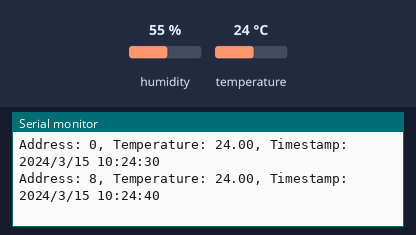
A sketch run on a simulated Arduino Uno, built with avr-gcc and run on an emulated ATmega328P. Shown: the last lines printed to the serial monitor. Wiring (inferred from the names in the program): 24Cxx EEPROM at I2C address 0x50. The inputs (shaded band) are chosen by the test bench; at power-on: temperature 24 °C, humidity 55 %. The local clock reads 2024-03-15 10:24:30 at power-on unless the sketch sets it; EEPROM starts erased.

Above: at 10.8 s.
10.9 s: temperature set to 12 °C
At 20.7 s:
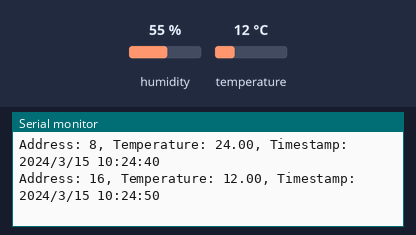
20.9 s: temperature set to 19 °C
At 31.4 s:
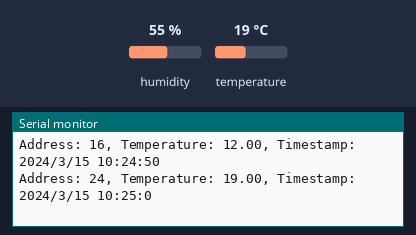
Timing chart, 0 to 32.9 s (numbered marks = the images above; inputs shaded):
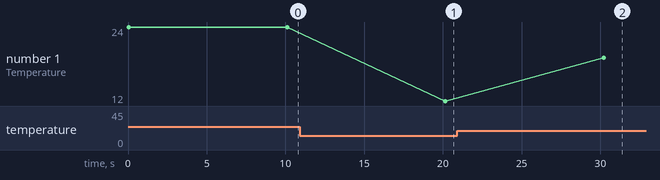

Measured:
- after the input at 10.9 s, the serial monitor: prints a new line after 9.3 s (image 1)
- after the input at 20.9 s, the serial monitor: prints a new line after 9.3 s (image 2)
- plotted number 1: 24 → 12 after the input at 10.9 s, 12 → 19 after the input at 20.9 s

The sketch:

combine_date_temp.ino
```cpp
#include <Wire.h>
#include <Adafruit_Sensor.h>
#include <DHT.h>
#include <RTClib.h>

#define EEPROM_ADDRESS 0x50
#define DHT_PIN 2
#define DHT_TYPE DHT22 // Change this to DHT11, DHT21, or DHT22 depending on your sensor

DHT dht(DHT_PIN, DHT_TYPE);
RTC_DS3231 rtc;

struct TemperatureReading {
  int address;
  float temperature;
  DateTime timestamp;
};

int numReadings = 0; // Track the number of readings

void setup() {
  Serial.begin(9600);
  Wire.begin();
  dht.begin();

  if (!rtc.begin()) {
    Serial.println("Couldn't find RTC");
    while (1);
  }

  while (!Serial) {
    // Wait for the serial monitor to open
  }
}

void writeTemperatureToEEPROM(int address, float temperature, DateTime timestamp) {
  byte* p = (byte*)(void*)&temperature;
  for (int i = 0; i < sizeof(temperature); i++) {
    Wire.beginTransmission(EEPROM_ADDRESS);
    Wire.write((address + i) >> 8); // High byte of address
    Wire.write((address + i) & 0xFF); // Low byte of address
    Wire.write(p[i]); // Write each byte of the float
    Wire.endTransmission();
    delay(5); // Delay to ensure writes are complete
  }

  // Write the timestamp as Unix time (4 bytes) to EEPROM
  unsigned long unixTime = timestamp.unixtime();
  p = (byte*)(void*)&unixTime;
  for (int i = 0; i < sizeof(unixTime); i++) {
    Wire.beginTransmission(EEPROM_ADDRESS);
    Wire.write((address + sizeof(temperature) + i) >> 8); // High byte of address
    Wire.write((address + sizeof(temperature) + i) & 0xFF); // Low byte of address
    Wire.write(p[i]); // Write each byte of the Unix time
    Wire.endTransmission();
    delay(5); // Delay to ensure writes are complete
  }
}

void readTemperatureFromEEPROM(int address, TemperatureReading& reading) {
  byte bytes[sizeof(float)];
  for (int i = 0; i < sizeof(float); i++) {
    Wire.beginTransmission(EEPROM_ADDRESS);
    Wire.write((address + i) >> 8); // High byte of address
    Wire.write((address + i) & 0xFF); // Low byte of address
    Wire.endTransmission();

    // Read data from the EEPROM
    Wire.requestFrom(EEPROM_ADDRESS, 1); // Read one byte at a time

    if (Wire.available()) {
      bytes[i] = Wire.read(); // Read each byte of the float
    }
  }
  reading.temperature = *(float*)(void*)bytes; // Convert bytes back to float

  // Read the Unix time (4 bytes) from EEPROM and convert it to DateTime
  unsigned long unixTime = 0;
  byte* timeBytes = (byte*)(void*)&unixTime;
  for (int i = 0; i < sizeof(unixTime); i++) {
    Wire.beginTransmission(EEPROM_ADDRESS);
    Wire.write((address + sizeof(float) + i) >> 8); // High byte of address
    Wire.write((address + sizeof(float) + i) & 0xFF); // Low byte of address
    Wire.endTransmission();

    // Read data from the EEPROM
    Wire.requestFrom(EEPROM_ADDRESS, 1); // Read one byte at a time

    if (Wire.available()) {
      timeBytes[i] = Wire.read(); // Read each byte of the Unix time
    }
  }
  reading.timestamp = DateTime(unixTime);
}

void printTemperatureReading(const TemperatureReading& reading) {
  Serial.print("Address: ");
  Serial.print(reading.address);
  Serial.print(", Temperature: ");
  Serial.print(reading.temperature);
  Serial.print(", Timestamp: ");
  Serial.print(reading.timestamp.year(), DEC);
  Serial.print('/');
  Serial.print(reading.timestamp.month(), DEC);
  Serial.print('/');
  Serial.print(reading.timestamp.day(), DEC);
  Serial.print(' ');
  Serial.print(reading.timestamp.hour(), DEC);
  Serial.print(':');
  Serial.print(reading.timestamp.minute(), DEC);
  Serial.print(':');
  Serial.print(reading.timestamp.second(), DEC);
  Serial.println();
}

void loop() {
  float temperature = dht.readTemperature();
  DateTime now = rtc.now();
  TemperatureReading reading;
  reading.address = numReadings * (sizeof(float) + sizeof(unsigned long)); // Calculate address
  reading.temperature = temperature;
  reading.timestamp = now;

  writeTemperatureToEEPROM(reading.address, reading.temperature, reading.timestamp);

  // Increment the number of readings
  numReadings++;

  // Print the memory address, temperature, and timestamp
  printTemperatureReading(reading);

  delay(10000); // Wait for 10 seconds before the next reading
}
```

use_dhttemptimestamp_unixlastl.ino
```cpp

```
